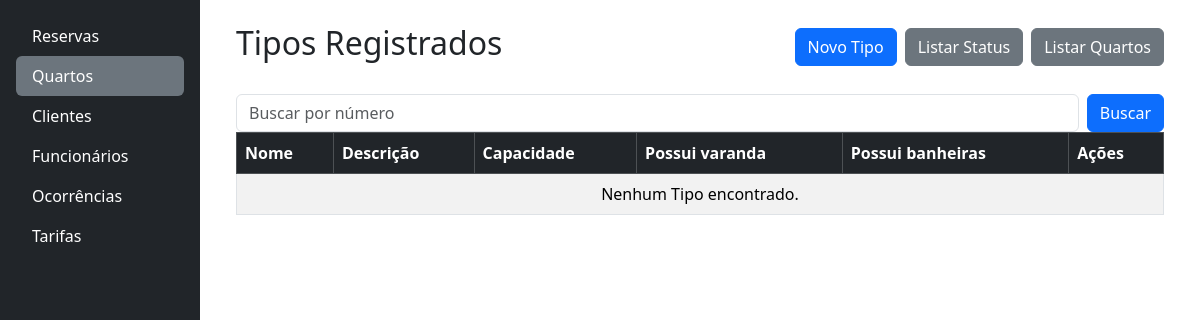
Page /quartos/tipos_quarto/ on the earlier database version.
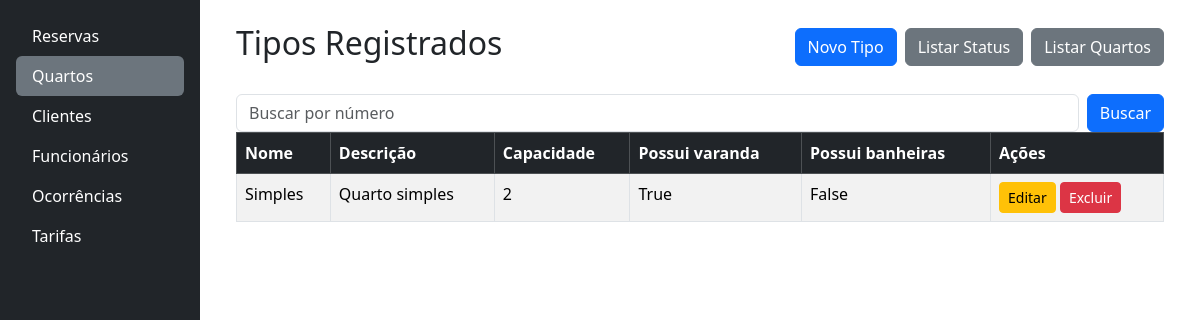
Same page on the later database version.
### quartos/models.py (models this page shows, shortened)
class TipoQuarto(models.Model):
    nome = models.CharField(max_length=100, unique=True, blank=False)
    descricao = models.TextField(max_length=400, blank=True, null=True)
    capacidade = models.IntegerField(verbose_name="Capacidade", blank=False)
    possui_varanda = models.BooleanField(
        default=False, verbose_name="Possui Varanda")
    banheiras = models.BooleanField(
        default=False,  verbose_name="Tem Banheiras",
        help_text="O quarto possui banheiras?")

### quartos/views.py (the view)
# urls.py: path('tipos_quarto/', views.tipos, name='tipos_quarto'),
def tipos(request):
    query = request.GET.get('busca', '')
    if query:
        tipos = TipoQuarto.objects.filter(nome__icontains=query)
    else:
        tipos = TipoQuarto.objects.all()
    dados = {
        'tipos': tipos,
        'query': query,
    }
    return render(request, 'quartos/listar_tipos.html', dados)

### quartos/templates/quartos/listar_tipos.html
{% extends 'base.html' %}
{% block content %}
<div class="container">
    <div class="d-flex justify-content-between align-items-center mb-4">
        <h2>Tipos Registrados</h2>
        <div class="d-grid gap-2 d-md-flex justify-content-md-start">
            <a href="{% url 'cadastrar_tipo' %}" class="btn btn-primary">Novo Tipo</a>
            <a href="{% url 'listar_status_quartos' %}" class="btn btn-secondary">Listar Status</a>
            <a href="{% url 'quartos'%}" class="btn btn-secondary">Listar Quartos</a>
        </div>
    </div>
   {% include 'partials/_busca.html' with placeholder_text="Buscar por número" %}
  <table class="table table-striped table-bordered">
    <thead class="table-dark">
      <tr>
        <th>
          <a href="{% url 'ordenar_tipo' 'nome' %}?busca={{query}}" class="text-white text-decoration-none">Nome</a>
        </th>
        <th>
          <a href="{% url 'ordenar_tipo' 'descricao' %}?busca={{query}}" class="text-white text-decoration-none">Descrição</a>
        </th>
        <th>
          <a href="{% url 'ordenar_tipo' 'capacidade' %}?busca={{query}}" class="text-white text-decoration-none">Capacidade</a>
        </th>
        <th>
          <a href="{% url 'ordenar_tipo' 'possui_varanda' %}?busca={{query}}" class="text-white text-decoration-none">Possui varanda</a>
        </th>
        <th>
          <a href="{% url 'ordenar_tipo' 'banheiras' %}?busca={{query}}" class="text-white text-decoration-none">Possui banheiras</a>
        </th>
        <th>Ações</th>
      </tr>
    </thead>
    <tbody>
      {% for tipo in tipos %}
        <tr>
          <td>{{ tipo.nome }}</td>
          <td>{{ tipo.descricao }}</td>
          <td>{{ tipo.capacidade }}</td>
          <td>{{ tipo.possui_varanda }}</td>
          <td>{{ tipo.banheiras }}</td>
            <td>
              <a href="{% url 'editar_tipo' tipo.id  %}" class="btn btn-sm btn-warning">Editar</a>
              <a href="{% url 'excluir_tipo' tipo.id  %}" class="btn btn-sm btn-danger">Excluir</a>
            </td>
        </tr>
      {% empty %}
        <tr>
          <td colspan="7" class="text-center">Nenhum Tipo encontrado.</td>
        </tr>
      {% endfor %}
    </tbody>
  </table>
</div>
{% endblock %}

Differences in the rows shown:
added TipoQuarto: nome "Simples", descricao "Quarto simples", capacidade "2", possui_varanda "True", banheiras "False"
Other differences:
text no longer shown: "Nenhum Tipo encontrado."
